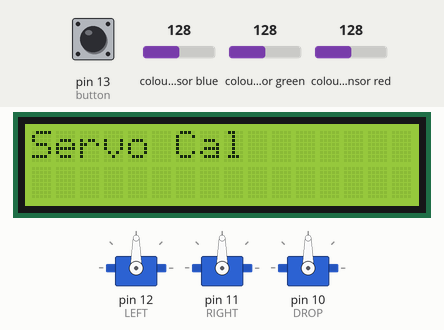
This sketch was run on a simulated Arduino Uno, built with avr-gcc and run on an emulated ATmega328P. On the bench: 16×2 character LCD, 3 × servo. Inputs (shaded band) come from the test bench; at power-on: pin 13 (button) HIGH, colour sensor blue 128, colour sensor green 128, colour sensor red 128. What the sketch prints to the serial monitor is not drawn.

Above: at 0.9 s.
1.0 s: pin 13 (button) pulled LOW for 3.2 s
At 1.3 s:
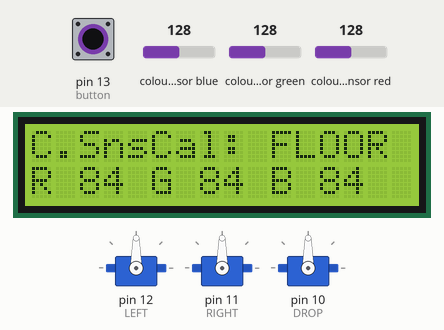
At 5.3 s:
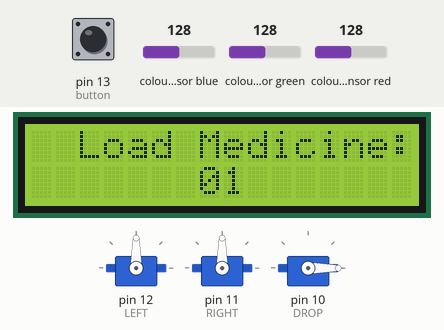
5.7 s: pin 13 (button) pulled LOW for 1 s
At 16.7 s:
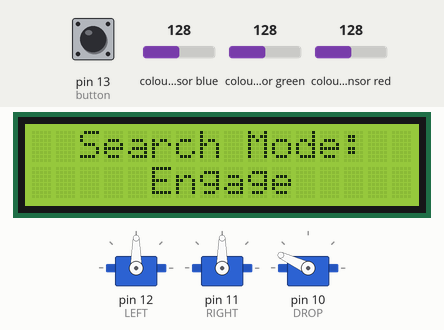
Timing chart, 0 to 17.6 s (numbered marks = the images above; inputs shaded):
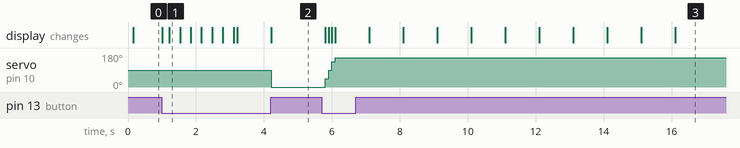

Measured:
- after the input at 1.0 s, servo on pin 10 (DROP): 90° → 0° after 3.2 s; the display: first changes at once (image 1 shows a later state)
- after the input at 5.7 s, servo on pin 10 (DROP): 0° → 45° after 0.10 s, → 90° 0.10 s later, → 135° 0.10 s later, → 155° 0.10 s later; the display: first changes after 0.10 s (image 3 shows a later state)

The sketch:

ENGR121_UncannyValley_FinalProject_PlanA_NotNavigation.ino
```cpp
//Coding for color sensor adapted from source/ example code provided by Adafruit
//Coding for driving LCD with 595 shift register adapted from source/ example code by Rowan Simms
//Code abandoned or adapted into final iterations (PLAN C/ D) at last minute when original navigation fell through.


#include <Wire.h>
#include "Adafruit_TCS34725.h"
#include <Servo.h>
#include <LiquidCrystal595.h>    // include the library for driving lcd with 595 shift register

LiquidCrystal595 lcd(6,7,8);     // datapin, latchpin, clockpin

//attach servos
Servo LEFT;
Servo RIGHT;
Servo DROP;

//rangefinder pin arrays
int ping[3] = {3,4,5};
int echo[3] = {0,1,2};

//RGB minmax values for floor, threshold, yellow, orange, red, green, blue
int redmin[7];
int redmax[7];
int grnmin[7];
int grnmax[7];
int blumin[7];
int blumax[7];

//misc variables
int button = 13;
int calibrated = 0;
int medsleft = 0;

//RGB global values
float r, g, b;

//gammatable for incident
byte gammatable[255];

//Initialize sensor, No gain and 154ms integration time
Adafruit_TCS34725 tcs = Adafruit_TCS34725(TCS34725_INTEGRATIONTIME_154MS, TCS34725_GAIN_1X);

void setup() {
  Serial.begin(9600);
  Serial.println("Color View Test!");

  lcd.begin(16,2);             // 16 characters, 2 rows
  lcd.clear();

  //servo pin declaration
  LEFT.attach(12);
  RIGHT.attach(11);
  DROP.attach(10);

	//color sensor operational?
  if (tcs.begin()) {
    Serial.println("Found sensor");
  } else {
    Serial.println("No TCS34725 found ... check your connections");
    while (1); // halt!
  }

  for (int i=1; i<256; i++) { //Build Gamma table
    float x = i;
    x /= 256;
    x = pow(x, 2.5);
    x *= 256;
    gammatable[i-1] = x;
  }
  pinMode(button,INPUT);
  calsensorservo();  //call calibration function
}

void loop() {
  colorsensor();	//polls colorsensor
}

void roomsearch(int search){ //intended to determine if room was found via threshold detection, then execute grid-style scan for terget by sweeping robot back and forth, navigation dependant.
  if(search == 1){
    lcd.setCursor(2,1);
    lcd.print("Room Found");

    do{

      delay(1000);
      lcd.setCursor(0,1);
      lcd.print("  ScanningRoom  ");

      colorsensor();

    }while(colorsensor() == 0);
  }
}

void targetlock(int target){ //execute target centering based on detected colors, navigation dependant.

  switch(target){
    case 1:
      lcd.setCursor(2,1);
      lcd.print("Yellow Found");
      colorsensor();
      break;
    case 2:
      lcd.setCursor(2,1);
      lcd.print("Orange Found");
      colorsensor();
      break;
    case 3:
      lcd.setCursor(2,1);
      lcd.print(" Red Found  ");
      colorsensor();
      break;
    case 4:
      lcd.setCursor(2,1);
      lcd.print(" Green Found");
      colorsensor();
      break;
    case 5:
      lcd.setCursor(2,1);
      lcd.print(" Blue Found ");
      delay(500);
      dropmeds();
      medsleft--;
      break;
  }

}

void dropmeds(){ //drop meds function, incomplete in this iteration. semi-functional in PLAN D based on teammates original plan

}


void calsensorservo(){ //Measure RGB values, compute and store min/ max values for target acquisition. Missing debounce function for button that is in PLAN D

  String calstep;

  int i = 0;
  int rednom[7];
  int grnnom[7];
  int blunom[7];

  lcd.print("Servo Cal");

  while(i==0){ //write stop value to both servos for calibration if needed.
    LEFT.write(90);
    RIGHT.write(90);
    if(digitalRead(button) == LOW){
      i++;
    }
  }

  lcd.clear();

  while(i <= 7 && i!=0){

    switch(i){ //changes displayed value to be calibrated.
      case 1:
        calstep = String("FLOOR");
        break;
      case 2:
        calstep = String("THRESH");
        break;
      case 3:
        calstep = String("YELLOW");
        break;
      case 4:
        calstep = String("ORANGE");
        break;
      case 5:
        calstep = String("RED   ");
        break;
      case 6:
        calstep = String("GREEN ");
        break;
      case 7:
        calstep = String("BLUE  ");
        break;
    }

    colorsensor(); //polls color sensor

	//prints cal step and RGB values to LCD
    lcd.setCursor(0,0);
    lcd.print("C.SnsCal: ");
    lcd.print(calstep);
    lcd.setCursor(0,1);
    lcd.print("R");
    if((int)r < 100){
      lcd.print(" ");
    }
    lcd.print((int)r);
    lcd.setCursor(5,1);
    lcd.print("G");
    if((int)g < 100){
      lcd.print(" ");
    }
    lcd.print((int)g);
    lcd.setCursor(10,1);
    lcd.print("B");
    if((int)b < 100){
      lcd.print(" ");
    }
    lcd.print((int)b);


    //calculates and stores min/max values for RGB detection, increments calstep
    if (digitalRead(button) == LOW){
      delay(100);
      rednom[i-1] = (int)r;
      redmin[i-1] = rednom[i-1] - 5;
      redmax[i-1] = rednom[i-1] + 5;
      grnnom[i-1] = (int)g;
      grnmin[i-1] = grnnom[i-1] - 5;
      grnmax[i-1] = grnnom[i-1] + 5;
      blunom[i-1] = (int)b;
      blumin[i-1] = blunom[i-1] - 5;
      blumax[i-1] = blunom[i-1] + 5;
      i++;
    }
  }


  //changes display and allows for loading 'medicine' into hopper, based on teammates original plan.
  lcd.clear();
  lcd.setCursor(2,0);
  lcd.print("Load Medicine:");
  delay(1000);
  while(medsleft<=3){
    switch(medsleft){
      case 0:
        lcd.setCursor(7,1);
        lcd.print("01");
        DROP.write(0);
        break;
      case 1:
        lcd.setCursor(7,1);
        lcd.print("02");
        DROP.write(45);
        break;
      case 2:
        lcd.setCursor(7,1);
        lcd.print("03");
        DROP.write(90);
        break;
      case 3:
        lcd.setCursor(7,1);
        lcd.print("04");
        DROP.write(135);
        break;
    }
    if (digitalRead(button) == LOW){
        delay(100);
        medsleft++;
    }
  }

  DROP.write(155);

  calibrated = 1;

  lcd.clear();
  lcd.setCursor(2,0);
  lcd.print("Search Mode:"); //puts countdown timer on LCD
  for(i=10; i!=0; i--){
    lcd.setCursor(7,1);
    if(i==10){
      lcd.print(i);
    }
    else{
      lcd.print("0");
      lcd.print(i);
    }
    delay(1000);
  }
  lcd.setCursor(5,1);
  lcd.print("Engage");


}

int colorsensor(){ //polls color sensor and stores values globally for comparison. Serial print commands for debug use only.
  uint16_t trans, red, green, blue; //unit16_t shorthand for unsigned short

  delay(160);  //160ms between samples

  tcs.getRawData(&red, &green, &blue, &trans);

  // Figure out some basic hex code for visualization
  unsigned int sum = trans;

  r = red; r /= sum;
  g = green; g /= sum;
  b = blue; b /= sum;
  r *= 255; g *= 255; b *= 255;

  if(calibrated == 1){

    Serial.print("R: ");Serial.print((int)r);Serial.print(" ");
    Serial.print("G: ");Serial.print((int)g);Serial.print(" ");
    Serial.print("B: ");Serial.print((int)b);Serial.print(" ");
    if((int)r == constrain((int)r,redmin[0],redmax[0])&&(int)g == constrain((int)g,grnmin[0],grnmax[0])&&(int)b==constrain((int)b,blumin[0],blumax[0])){
      Serial.print(" FLOOR");
      return 0;
    }
    if((int)r == constrain((int)r,redmin[1],redmax[1])&&(int)g == constrain((int)g,grnmin[1],grnmax[1])&&(int)b==constrain((int)b,blumin[1],blumax[1])){
      Serial.print(" THRESH");
      roomsearch(1);
    }
    if((int)r == constrain((int)r,redmin[2],redmax[2])&&(int)g == constrain((int)g,grnmin[2],grnmax[2])&&(int)b==constrain((int)b,blumin[2],blumax[2])){
      Serial.print(" YELLOW");
      targetlock(1);
    }
    if((int)r == constrain((int)r,redmin[3],redmax[3])&&(int)g == constrain((int)g,grnmin[3],grnmax[3])&&(int)b==constrain((int)b,blumin[3],blumax[3])){
      Serial.print(" ORANGE");
      targetlock(2);
    }
    if((int)r == constrain((int)r,redmin[4],redmax[4])&&(int)g == constrain((int)g,grnmin[4],grnmax[4])&&(int)b==constrain((int)b,blumin[4],blumax[4])){
      Serial.print(" RED");
      targetlock(3);
    }
    if((int)r == constrain((int)r,redmin[5],redmax[5])&&(int)g == constrain((int)g,grnmin[5],grnmax[5])&&(int)b==constrain((int)b,blumin[5],blumax[5])){
      Serial.print(" GREEN");
      targetlock(4);
    }
    if((int)r == constrain((int)r,redmin[6],redmax[6])&&(int)g == constrain((int)g,grnmin[6],grnmax[6])&&(int)b==constrain((int)b,blumin[6],blumax[6])){
      Serial.print(" BLUE");
      targetlock(5);
    }
      Serial.println();
  }
}
```
